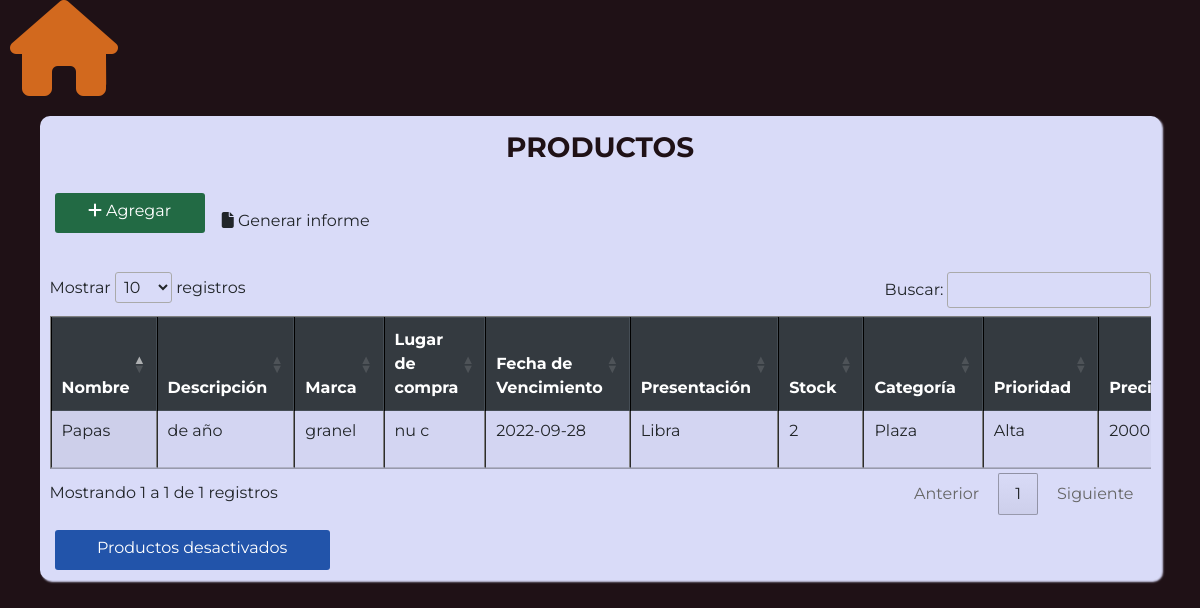
/?c=producto, run on the app's committed database.
### tables this page shows
CREATE TABLE IF NOT EXISTS `producto` (
  `idProducto` int(11) UNSIGNED ZEROFILL NOT NULL AUTO_INCREMENT,
  `nombreProducto` varchar(50) DEFAULT NULL,
  `descripcionProducto` varchar(50) DEFAULT NULL,
  `marca` varchar(50) DEFAULT NULL,
  `lugarDeCompra` varchar(50) DEFAULT NULL,
  `fechaVencimiento` date DEFAULT NULL,
  `idPresentacion` varchar(10) NOT NULL,
  `stock` int(11) DEFAULT NULL,
  `idCategoria` varchar(10) NOT NULL,
  `idPrioridad` varchar(10) NOT NULL,
  `precio` double DEFAULT NULL,
  `estado` int(1) DEFAULT NULL,
  PRIMARY KEY (`idProducto`),
  KEY `idPresentacion` (`idPresentacion`),
  KEY `idPrioridad` (`idPrioridad`),
  KEY `idCategoria` (`idCategoria`)
);

CREATE TABLE IF NOT EXISTS `presentacion` (
  `idPresentacion` varchar(10) NOT NULL,
  `nombrePresentacion` varchar(50) DEFAULT NULL,
  `siglaPresentacion` varchar(50) DEFAULT NULL,
  PRIMARY KEY (`idPresentacion`)
);

CREATE TABLE IF NOT EXISTS `categoria` (
  `idCategoria` varchar(10) NOT NULL,
  `nombreCategoria` varchar(50) DEFAULT NULL,
  PRIMARY KEY (`idCategoria`)
);

CREATE TABLE IF NOT EXISTS `prioridad` (
  `idPrioridad` varchar(10) NOT NULL,
  `nombrePrioridad` varchar(50) NOT NULL,
  PRIMARY KEY (`idPrioridad`)
);

### controllers/Producto.php (called while the page is built, shortened)
<?php
	class ProductoController {
		public function __construct(){
			require_once "models/ProductoModel.php";
		}
		public function index(){
			$producto = new Producto_model();
			$data["titulo"] = "Productos";
			$data["producto"] = $producto->get_productos();
			require_once "views/producto/producto.php";
		}
	}
?>

### config/database.php (called while the page is built)
<?php
	class Conectar {
		public static function conexion () {
			$conexion = new mysqli("localhost", "root", "", "casa");
			return $conexion;
		}
	}
?>

### models/ProductoModel.php (called while the page is built, shortened)
<?php
	class Producto_model {
		private $db;
		private $producto;
		public function __construct(){
			$this->db = Conectar::conexion();
			$this->producto = array();
		}
		public function get_productos()
		{
			$sql = "SELECT p.idProducto, p.nombreProducto, p.descripcionProducto, p.marca, p.lugarDeCompra, p.fechaVencimiento, pe.nombrePresentacion, p.stock, c.nombreCategoria, pi.nombrePrioridad, p.precio FROM producto p INNER JOIN prioridad pi ON p.idPrioridad = pi.idPrioridad INNER JOIN categoria c ON p.idCategoria = c.idCategoria INNER JOIN presentacion pe ON p.idPresentacion = pe.idPresentacion WHERE estado = 1 ORDER BY p.nombreProducto ASC";
			$resultado = $this->db->query($sql);
			while($row = $resultado->fetch_assoc())
			{
				$this->producto[] = $row;
			}
			return $this->producto;
		}
	}
?>

### views/producto/producto.php (the view, shortened to what this page needs)
<!DOCTYPE html>
<html lang="es">
	<head>
		<link rel="stylesheet" href="assets/css/bootstrap.min.css">
		<link rel="stylesheet" type="text/css" href="https://cdn.datatables.net/1.12.1/css/jquery.dataTables.css">
		<link rel="stylesheet" type="text/css" href="https://cdn.datatables.net/v/dt/jqc-1.12.4/dt-1.12.1/r-2.3.0/datatables.min.css"/>
		<link rel="stylesheet" href="assets/css/estilola.css" class="stylesheet">
	</head>
	<body>
		<div>
		<a href="/casa"><i class="fa-solid fa-house fa-6x" style="color:chocolate"></i></a>
		</div>
		<div class="containertab">
			<div class="titulo"><?php echo $data["titulo"]; ?></div>
			<a href="?c=producto&a=nuevo" class="btn agregar"><i class="fa-solid fa-plus"></i>  Agregar</a>
			<a href="?c=producto&a=reporte" class="btn informe"><i class="fa-solid fa-file"></i>  Generar informe</a>
			<br />
			<br />
			<div class="table-responsive">
				<table border = "1" width="80%" class="table display" name="productos" id="productos">
					<thead class="thead-dark">
						<tr class="table-primary">
							<th>Nombre</th>
							<th>Descripción</th>
							<th>Marca</th>
							<th>Lugar de compra</th>
							<th>Fecha de Vencimiento</th>
							<th>Presentación</th>
							<th>Stock</th>
							<th>Categoría</th>
							<th>Prioridad</th>
							<th>Precio</th>
						</tr>
					</thead>
					<tbody>
						<?php foreach($data["producto"] as $dato) {
							echo "<tr>";
							echo "<td>".$dato["nombreProducto"]."</td>";
							echo "<td>".$dato["descripcionProducto"]."</td>";
							echo "<td>".$dato["marca"]."</td>";
							echo "<td>".$dato["lugarDeCompra"]."</td>";
							echo "<td>".$dato["fechaVencimiento"]."</td>";
							echo "<td>".$dato["nombrePresentacion"]."</td>";
							echo "<td>".$dato["stock"]."</td>";
							echo "<td>".$dato["nombreCategoria"]."</td>";
							echo "<td>".$dato["nombrePrioridad"]."</td>";
							echo "<td>".$dato["precio"]."</td>";
							echo "</tr>";
						}
						?>
					</tbody>
				</table>
			</div>
			<a href="?c=producto&a=activacion" class="btn desactivados">Productos desactivados</a>
		</div>
    <link href="//cdn.jsdelivr.net/npm/@sweetalert2/theme-dark@4/dark.css" rel="stylesheet">
	</body>
</html>

### assets/css/estilola.css (style rules this page uses)
:root { --azulito: #2254aaff; --amarilloso: #c39873ff; --erde: #226a44; --purpuroso: #1f1116ff; --medio-blanquito: #d9dbf8ff; --naranjo-claro: #d9c7c7ff; --chocolatoso: #532816; --rojito: #881416ff; --lavandita: #585172ff; --negrito: #030108ff; }
* { margin: 0; padding: 0; box-sizing: border-box; font-family: 'Montserrat', sans-serif; font-size: 1rem; }
body { background: var(--purpuroso); padding: 0 10px; }
.btn.agregar { min-width: 50px; max-width: 150px; width: 100%; background: var(--erde); height: 40px; margin-bottom: 15px; margin-left: 5px; padding: 6px 6px; font-size: 16px; border: 0; color: white; cursor: pointer; border-radius: 3px; outline: none; align-items: center; }
.containertab { width: 95%; align-items: center; background: var(--medio-blanquito); margin: 20px auto; padding: 10px; box-shadow: 2px 2px 2px var(--medio-blanquito); border-radius: 10px; min-height: 390px; }
.containertab .titulo { font-size: 28px; font-weight: 700; margin-bottom: 25px; color: var(--purpuroso); text-transform: uppercase; text-align: center; }
.containertab .agregar { min-width: 50px; max-width: 150px; width: 100%; background: var(--erde); height: 40px; margin-bottom: 15px; margin-left: 5px; padding: 6px 6px; font-size: 16px; border: 0; color: white; cursor: pointer; border-radius: 3px; outline: none; align-items: center; }
.containertab .desactivados { width: 25%; background: var(--azulito); height: 40px; margin-top: 15px; margin-left: 5px; padding: 6px 6px; font-size: 16px; border: 0; color: white; cursor: pointer; border-radius: 3px; outline: none; align-items: center; }

### data on the page
producto: nombreProducto "Papas", descripcionProducto "de año", marca "granel", lugarDeCompra "nu c", fechaVencimiento "2022-09-28", idPresentacion.nombrePresentacion "Libra", stock "2", idCategoria.nombreCategoria "Plaza", idPrioridad.nombrePrioridad "Alta", precio "2000"

### other printed values
$data["titulo"] "PRODUCTOS"
